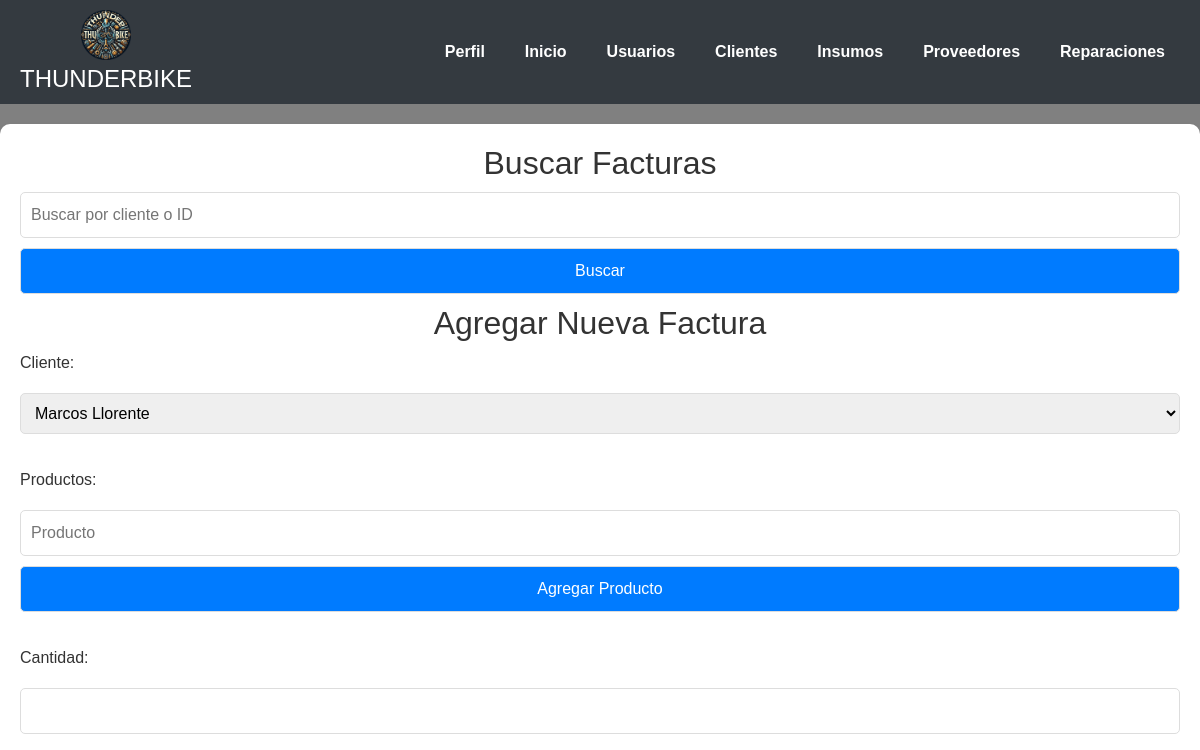
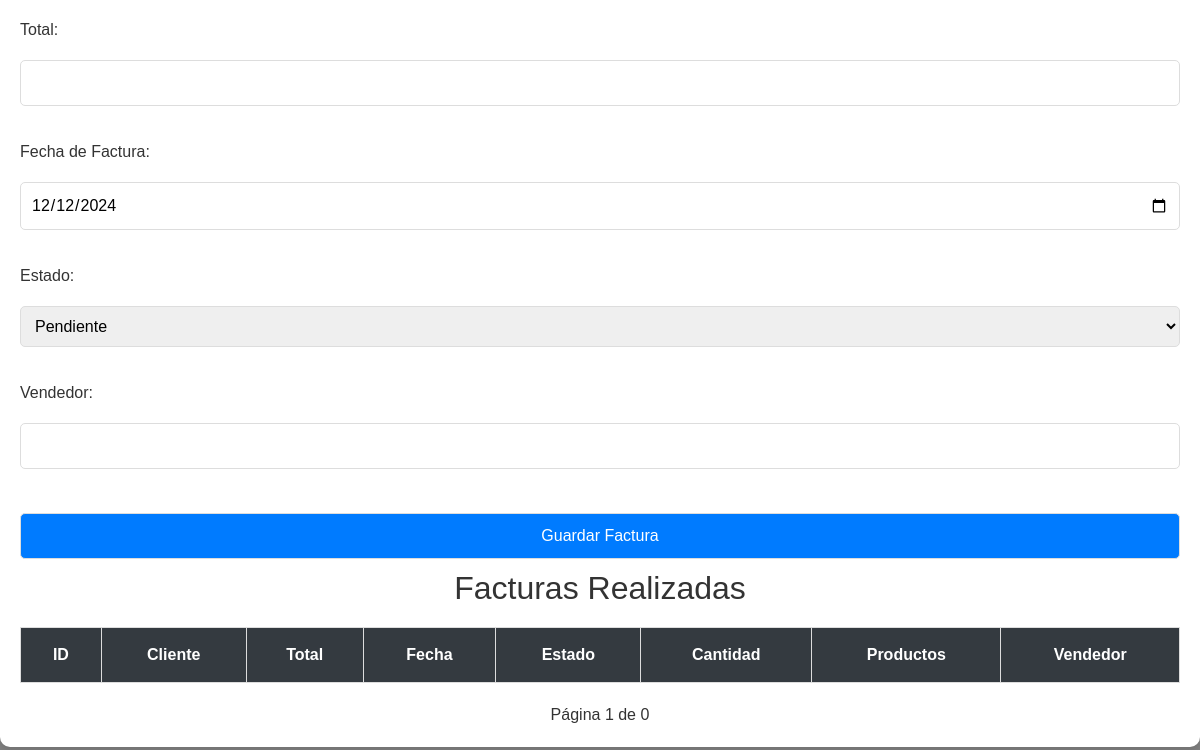
Page /facturacion.php on the earlier database version (2 pictures, top to bottom).
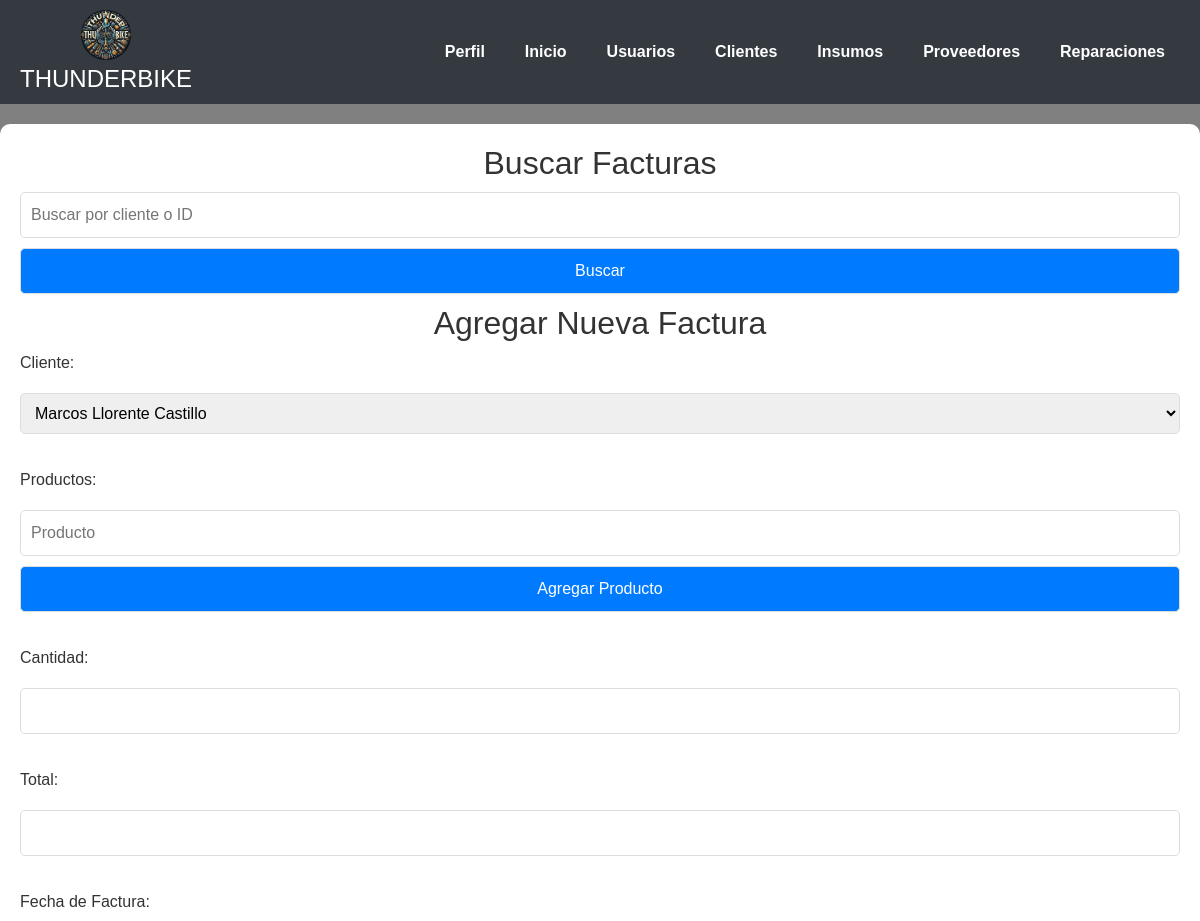
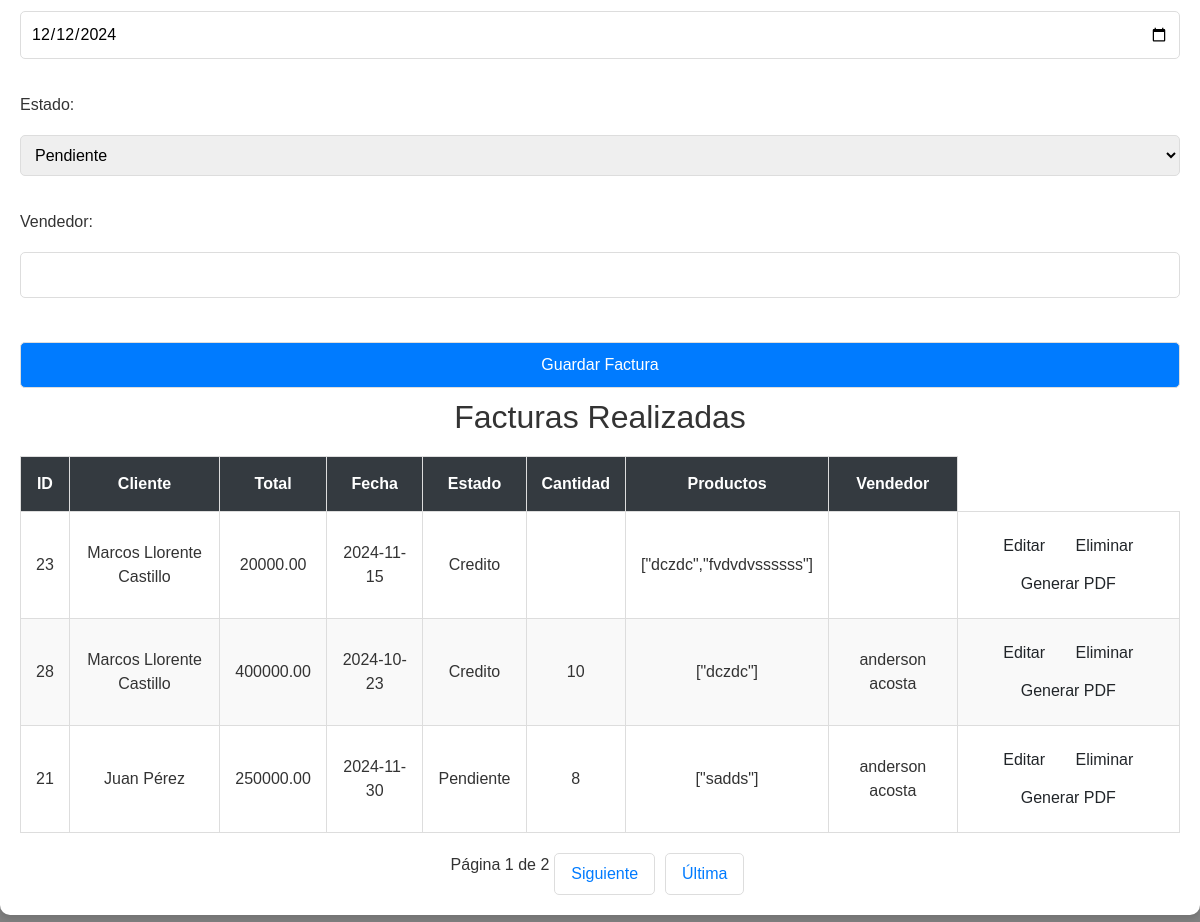
Same page on the later database version (2 pictures, top to bottom).
### tables this page shows
CREATE TABLE `facturas` (
  `id` int(11) NOT NULL,
  `cliente_id` int(11) DEFAULT NULL,
  `fecha_factura` date NOT NULL,
  `estado` varchar(20) DEFAULT 'pendiente',
  `total` decimal(10,2) DEFAULT NULL,
  `productos` varchar(50) NOT NULL,
  `cantidad` varchar(50) NOT NULL,
  `vendedor` varchar(30) NOT NULL
);

CREATE TABLE `clientes` (
  `id` int(11) NOT NULL,
  `numero_identificacion` varchar(30) NOT NULL,
  `nombre` varchar(100) DEFAULT NULL,
  `direccion` varchar(255) DEFAULT NULL,
  `telefono` varchar(15) DEFAULT NULL,
  `correo` varchar(30) NOT NULL,
  `estado` tinyint(1) DEFAULT 1
);

### facturacion.php (the view, shortened to what the changed rows need)
<?php
$dsn = 'mysql:host=localhost;dbname=thunderbike;charset=utf8';
$username = 'root';
$password = '';
try {
    $pdo = new PDO($dsn, $username, $password);
    $pdo->setAttribute(PDO::ATTR_ERRMODE, PDO::ERRMODE_EXCEPTION);
} catch (PDOException $e) {
    die("Conexión fallida: " . htmlspecialchars($e->getMessage()));
}
$searchQuery = '';
$sql_facturas = "SELECT f.id, c.nombre AS nombre_cliente, f.total, f.fecha_factura, f.estado, f.productos, f.cantidad, f.vendedor
                 FROM facturas AS f
                 JOIN clientes AS c ON f.cliente_id = c.id
                 $searchQuery";
$stmt_facturas = $pdo->prepare($sql_facturas);
if ($searchQuery) {
    $stmt_facturas->execute([':search' => "%$search%", ':searchExact' => $search]);
} else {
    $stmt_facturas->execute();
}
$result_facturas = $stmt_facturas->fetchAll(PDO::FETCH_ASSOC);
$resultsPerPage = 3;
$page = isset($_GET['page']) ? (int)$_GET['page'] : 1;
$start = ($page - 1) * $resultsPerPage;
$sql_facturas = "SELECT f.id, c.nombre AS nombre_cliente, f.total, f.fecha_factura, f.estado, f.productos, f.cantidad, f.vendedor
                 FROM facturas AS f
                 JOIN clientes AS c ON f.cliente_id = c.id
                 $searchQuery
                 LIMIT :limit OFFSET :offset";
$stmt_facturas = $pdo->prepare($sql_facturas);
$stmt_facturas->bindValue(':limit', $resultsPerPage, PDO::PARAM_INT);
$stmt_facturas->bindValue(':offset', $start, PDO::PARAM_INT);
if ($searchQuery) {
    $stmt_facturas->bindValue(':search', "%$search%", PDO::PARAM_STR);
    $stmt_facturas->bindValue(':searchExact', $search, PDO::PARAM_STR);
    $stmt_facturas->execute();
} else {
    $stmt_facturas->execute();
}
$result_facturas = $stmt_facturas->fetchAll(PDO::FETCH_ASSOC);
$sql_count = "SELECT COUNT(*) FROM facturas AS f JOIN clientes AS c ON f.cliente_id = c.id $searchQuery";
$stmt_count = $pdo->prepare($sql_count);
if ($searchQuery) {
    $stmt_count->execute([':search' => "%$search%", ':searchExact' => $search]);
} else {
    $stmt_count->execute();
}
$totalRecords = $stmt_count->fetchColumn();
$totalPages = ceil($totalRecords / $resultsPerPage);
$sql_clientes = "SELECT id, nombre FROM clientes";
$stmt_clientes = $pdo->query($sql_clientes);
$clientes = $stmt_clientes->fetchAll(PDO::FETCH_ASSOC);
?>
<!DOCTYPE html>
<html lang="es">
<head>
    <link href="bootstrap-4.6.2-dist/css/bootstrap.min.css" rel="stylesheet">
</head>
<body>
<nav class="navtop">
    <div class="logo-titulo">
        <h1>THUNDERBIKE</h1>
    </div>
</nav>
<div class="container">
    <h2>Buscar Facturas</h2>
    <h2>Agregar Nueva Factura</h2>
    <form action="facturacion.php" method="POST">
        <label for="cliente_id">Cliente:</label>
        <select name="cliente_id" id="cliente_id" required>
            <?php foreach ($clientes as $cliente): ?>
                <option value="<?= htmlspecialchars($cliente['id']) ?>">
                    <?= htmlspecialchars($cliente['nombre']) ?>
                </option>
            <?php endforeach; ?>
        </select><br>
        <label for="productos">Productos:</label>
        <div id="productos-list">
            <div>
            </div>
        </div>
        <button type="button" onclick="agregarProducto()">Agregar Producto</button><br>
        <label for="cantidad">Cantidad:</label>
        <input type="number" name="cantidad" id="cantidad" step="1" required><br>
        <label for="total">Total:</label>
        <input type="number" name="total" id="total" step="0.01" required><br>
        <label for="fecha_factura">Fecha de Factura:</label>
        <input
    type="date"
    name="fecha_factura"
    id="fecha_factura"
    required
    value="<?= date('Y-m-d') ?>"
    max="<?= date('Y-m-d') ?>"
> <br>
        <label for="estado">Estado:</label>
        <select name="estado" id="estado" required>
            <option value="Pendiente">Pendiente</option>
        </select><br>
        <label for="vendedor">Vendedor:</label>
        <input type="text" name="vendedor" id="vendedor" required><br>
        <button type="submit">Guardar Factura</button>
    </form>
    <h2>Facturas Realizadas</h2>
    <div class="scrollable-table">
        <table>
            <thead>
                <tr>
                    <th>ID</th>
                    <th>Cliente</th>
                    <th>Total</th>
                    <th>Fecha</th>
                    <th>Estado</th>
                    <th>Cantidad</th>
                    <th>Productos</th>
                    <th>Vendedor</th>
                </tr>
            </thead>
            <tbody>
            <?php foreach ($result_facturas as $row): ?>
                <tr>
                    <td><?= htmlspecialchars($row['id']) ?></td>
                    <td><?= htmlspecialchars($row['nombre_cliente']) ?></td>
                    <td><?= htmlspecialchars($row['total']) ?></td>
                    <td><?= htmlspecialchars($row['fecha_factura']) ?></td>
                    <td><?= htmlspecialchars($row['estado']) ?></td>
                    <td><?= htmlspecialchars($row['cantidad']) ?></td>
                    <td><?= htmlspecialchars($row['productos']) ?></td>
                    <td><?= htmlspecialchars($row['vendedor']) ?></td>
                    <td>
                                <a href="controladores/EDITA_FACTURA.PHP?id=<?= htmlspecialchars($row["id"]) ?>" class="btn">Editar</a>
                                <a href="controladores/ELIMINAR_FACTURAS.PHP?id=<?= htmlspecialchars($row["id"]) ?>" class="btn" onclick="return confirm('¿Estás seguro de que deseas eliminar esta factura?');">Eliminar</a>
                                <a href="GENERAR_PDFS.PHP?id=<?= htmlspecialchars($row["id"]) ?>" class="btn">Generar PDF</a>
                        </td>
                </tr>
            <?php endforeach; ?>
            </tbody>
        </table>
        <div class="pagination">
    <span>Página <?= $page ?> de <?= $totalPages ?></span>
    <?php if ($page < $totalPages): ?>
        <a href="?page=<?= $page + 1 ?>">Siguiente</a>
        <a href="?page=<?= $totalPages ?>">Última</a>
    <?php endif; ?>
</div>
    </div>
</div>
</body>
</html>

Differences in the rows shown:
added facturas: id "23", cliente.nombre "Marcos Llorente Castillo", total "20000.00", fecha_factura "2024-11-15", estado "Credito", productos "[\"dczdc\",\"fvdvdvssssss\"]"
added facturas: id "28", cliente.nombre "Marcos Llorente Castillo", total "400000.00", fecha_factura "2024-10-23", estado "Credito", cantidad "10", productos "[\"dczdc\"]", vendedor "anderson acosta"
added facturas: id "21", cliente.nombre "Juan Pérez", total "250000.00", fecha_factura "2024-11-30", estado "Pendiente", cantidad "8", productos "[\"sadds\"]", vendedor "anderson acosta"
Other differences:
form field cliente_id: "Marcos Llorente" → "Marcos Llorente Castillo"
$totalPages: "0" → "2"
text now shown: "Siguiente Última"
